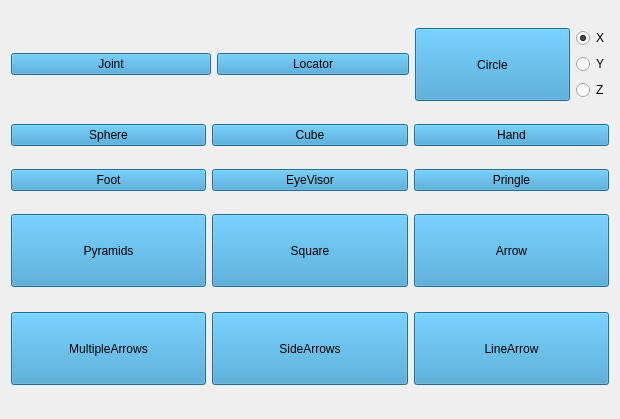
       <widget class="QWidget" name="scrollAreaWidgetContents_4">
        <property name="geometry">
         <rect>
          <x>0</x>
          <y>0</y>
          <width>619</width>
          <height>419</height>
         </rect>
        </property>
        <layout class="QGridLayout" name="gridLayout_7">
         <item row="1" column="0">
          <layout class="QHBoxLayout" name="horizontalLayout_19">
           <item>
            <widget class="QPushButton" name="SphereCCBtn">
             <property name="enabled">
              <bool>true</bool>
             </property>
             <property name="styleSheet">
              <string notr="true">background-color: rgb(51, 153, 204);</string>
             </property>
             <property name="text">
              <string>Sphere</string>
             </property>
             <property name="icon">
              <iconset resource="Resources/iconResources.qrc">
               <normaloff>:/icon/Sphere.png</normaloff>:/icon/Sphere.png</iconset>
             </property>
             <property name="iconSize">
              <size>
               <width>65</width>
               <height>65</height>
              </size>
             </property>
            </widget>
           </item>
           <item>
            <widget class="QPushButton" name="CubeCCBtn">
             <property name="enabled">
              <bool>true</bool>
             </property>
             <property name="styleSheet">
              <string notr="true">background-color: rgb(51, 153, 204);</string>
             </property>
             <property name="text">
              <string>Cube</string>
             </property>
             <property name="icon">
              <iconset resource="Resources/iconResources.qrc">
               <normaloff>:/icon/Cube.png</normaloff>:/icon/Cube.png</iconset>
             </property>
             <property name="iconSize">
              <size>
               <width>65</width>
               <height>65</height>
              </size>
             </property>
             <property name="autoDefault">
              <bool>false</bool>
             </property>
            </widget>
           </item>
           <item>
            <widget class="QPushButton" name="HandCCBtn">
             <property name="enabled">
              <bool>true</bool>
             </property>
             <property name="styleSheet">
              <string notr="true">background-color: rgb(51, 153, 204);</string>
             </property>
             <property name="text">
              <string>Hand</string>
             </property>
             <property name="icon">
              <iconset resource="Resources/iconResources.qrc">
               <normaloff>:/icon/Hand.png</normaloff>:/icon/Hand.png</iconset>
             </property>
             <property name="iconSize">
              <size>
               <width>65</width>
               <height>65</height>
              </size>
             </property>
            </widget>
           </item>
          </layout>
         </item>
         <item row="2" column="0">
          <layout class="QHBoxLayout" name="horizontalLayout_18">
           <item>
            <widget class="QPushButton" name="FootCCBtn">
             <property name="enabled">
              <bool>true</bool>
             </property>
             <property name="styleSheet">
              <string notr="true">background-color: rgb(51, 153, 204);</string>
             </property>
             <property name="text">
              <string>Foot</string>
             </property>
             <property name="icon">
              <iconset resource="Resources/iconResources.qrc">
               <normaloff>:/icon/Foot.png</normaloff>:/icon/Foot.png</iconset>
             </property>
             <property name="iconSize">
              <size>
               <width>65</width>
               <height>65</height>
              </size>
             </property>
            </widget>
           </item>
           <item>
            <widget class="QPushButton" name="EyeVisorBtn">
             <property name="enabled">
              <bool>true</bool>
             </property>
             <property name="styleSheet">
              <string notr="true">background-color: rgb(51, 153, 204);</string>
             </property>
             <property name="text">
              <string>EyeVisor</string>
             </property>
             <property name="icon">
              <iconset>
               <activeon>:/BodyIcon/Joint.png</activeon>
              </iconset>
             </property>
             <property name="iconSize">
              <size>
               <width>65</width>
               <height>65</height>
              </size>
             </property>
            </widget>
           </item>
           <item>
            <widget class="QPushButton" name="PringleCCBtn">
             <property name="enabled">
              <bool>true</bool>
             </property>
             <property name="styleSheet">
              <string notr="true">background-color: rgb(51, 153, 204);</string>
             </property>
             <property name="text">
              <string>Pringle</string>
             </property>
             <property name="icon">
              <iconset resource="Resources/iconResources.qrc">
               <normaloff>:/icon/Pringle.png</normaloff>:/icon/Pringle.png</iconset>
             </property>
             <property name="iconSize">
              <size>
               <width>65</width>
               <height>65</height>
              </size>
             </property>
            </widget>
           </item>
          </layout>
         </item>
         <item row="0" column="0">
          <layout class="QHBoxLayout" name="horizontalLayout_20">
           <item>
            <widget class="QPushButton" name="JointCCBtn">
             <property name="enabled">
              <bool>true</bool>
             </property>
             <property name="minimumSize">
              <size>
               <width>200</width>
               <height>0</height>
              </size>
             </property>
             <property name="styleSheet">
              <string notr="true">background-color: rgb(51, 153, 204);</string>
             </property>
             <property name="text">
              <string>Joint</string>
             </property>
             <property name="icon">
              <iconset resource="Resources/iconResources.qrc">
               <normaloff>:/icon/JointCv.png</normaloff>:/icon/JointCv.png</iconset>
             </property>
             <property name="iconSize">
              <size>
               <width>65</width>
               <height>65</height>
              </size>
             </property>
            </widget>
           </item>
           <item>
            <widget class="QPushButton" name="LocatorCCBtn">
             <property name="enabled">
              <bool>true</bool>
             </property>
             <property name="minimumSize">
              <size>
               <width>192</width>
               <height>0</height>
              </size>
             </property>
             <property name="styleSheet">
              <string notr="true">background-color: rgb(51, 153, 204);</string>
             </property>
             <property name="text">
              <string>Locator</string>
             </property>
             <property name="icon">
              <iconset resource="Resources/iconResources.qrc">
               <normaloff>:/icon/LocatorCv.png</normaloff>:/icon/LocatorCv.png</iconset>
             </property>
             <property name="iconSize">
              <size>
               <width>65</width>
               <height>65</height>
              </size>
             </property>
            </widget>
           </item>
           <item>
            <widget class="QPushButton" name="CircleCCBtn">
             <property name="enabled">
              <bool>true</bool>
             </property>
             <property name="minimumSize">
              <size>
               <width>155</width>
               <height>73</height>
              </size>
             </property>
             <property name="styleSheet">
              <string notr="true">background-color: rgb(51, 153, 204);</string>
             </property>
             <property name="text">
              <string>Circle</string>
             </property>
             <property name="icon">
              <iconset resource="Resources/iconResources.qrc">
               <normaloff>:/icon/Circle.png</normaloff>:/icon/Circle.png</iconset>
             </property>
             <property name="iconSize">
              <size>
               <width>65</width>
               <height>65</height>
              </size>
             </property>
            </widget>
           </item>
           <item>
            <layout class="QVBoxLayout" name="verticalLayout_27">
             <item>
              <widget class="QRadioButton" name="XAxis">
               <property name="enabled">
                <bool>true</bool>
               </property>
               <property name="text">
                <string>X</string>
               </property>
               <property name="checked">
                <bool>true</bool>
               </property>
              </widget>
             </item>
             <item>
              <widget class="QRadioButton" name="YAxis">
               <property name="enabled">
                <bool>true</bool>
               </property>
               <property name="text">
                <string>Y</string>
               </property>
              </widget>
             </item>
             <item>
              <widget class="QRadioButton" name="ZAxis">
               <property name="enabled">
                <bool>true</bool>
               </property>
               <property name="text">
                <string>Z</string>
               </property>
              </widget>
             </item>
            </layout>
           </item>
          </layout>
         </item>
         <item row="4" column="0">
          <layout class="QHBoxLayout" name="horizontalLayout_48">
           <property name="topMargin">
            <number>2</number>
           </property>
           <property name="bottomMargin">
            <number>2</number>
           </property>
           <item>
            <widget class="QPushButton" name="MultipleArrowsCCBtn">
             <property name="minimumSize">
              <size>
               <width>0</width>
               <height>73</height>
              </size>
             </property>
             <property name="styleSheet">
              <string notr="true">background-color: rgb(51, 153, 204);</string>
             </property>
             <property name="text">
              <string>MultipleArrows</string>
             </property>
             <property name="iconSize">
              <size>
               <width>65</width>
               <height>65</height>
              </size>
             </property>
            </widget>
           </item>
           <item>
            <widget class="QPushButton" name="SideArrowsCCBtn">
             <property name="minimumSize">
              <size>
               <width>0</width>
               <height>73</height>
              </size>
             </property>
             <property name="styleSheet">
              <string notr="true">background-color: rgb(51, 153, 204);</string>
             </property>
             <property name="text">
              <string>SideArrows</string>
             </property>
             <property name="iconSize">
              <size>
               <width>65</width>
               <height>65</height>
              </size>
             </property>
            </widget>
           </item>
           <item>
            <widget class="QPushButton" name="LineArrowCCBtn">
             <property name="minimumSize">
              <size>
               <width>0</width>
               <height>73</height>
              </size>
             </property>
             <property name="styleSheet">
              <string notr="true">background-color: rgb(51, 153, 204);</string>
             </property>
             <property name="text">
              <string>LineArrow</string>
             </property>
             <property name="iconSize">
              <size>
               <width>65</width>
               <height>65</height>
              </size>
             </property>
            </widget>
           </item>
          </layout>
         </item>
         <item row="3" column="0">
          <layout class="QHBoxLayout" name="horizontalLayout_46">
           <item>
            <widget class="QPushButton" name="PyramidsCCBtn">
             <property name="minimumSize">
              <size>
               <width>0</width>
               <height>73</height>
              </size>
             </property>
             <property name="styleSheet">
              <string notr="true">background-color: rgb(51, 153, 204);</string>
             </property>
             <property name="text">
              <string>Pyramids</string>
             </property>
             <property name="iconSize">
              <size>
               <width>65</width>
               <height>65</height>
              </size>
             </property>
            </widget>
           </item>
           <item>
            <widget class="QPushButton" name="SquareCCBtn">
             <property name="minimumSize">
              <size>
               <width>0</width>
               <height>73</height>
              </size>
             </property>
             <property name="styleSheet">
              <string notr="true">background-color: rgb(51, 153, 204);
</string>
             </property>
             <property name="text">
              <string>Square</string>
             </property>
             <property name="iconSize">
              <size>
               <width>65</width>
               <height>65</height>
              </size>
             </property>
            </widget>
           </item>
           <item>
            <widget class="QPushButton" name="ArrowCCBtn">
             <property name="minimumSize">
              <size>
               <width>0</width>
               <height>73</height>
              </size>
             </property>
             <property name="styleSheet">
              <string notr="true">background-color: rgb(51, 153, 204);</string>
             </property>
             <property name="text">
              <string>Arrow</string>
             </property>
             <property name="iconSize">
              <size>
               <width>65</width>
               <height>65</height>
              </size>
             </property>
            </widget>
           </item>
          </layout>
         </item>
        </layout>
       </widget>
